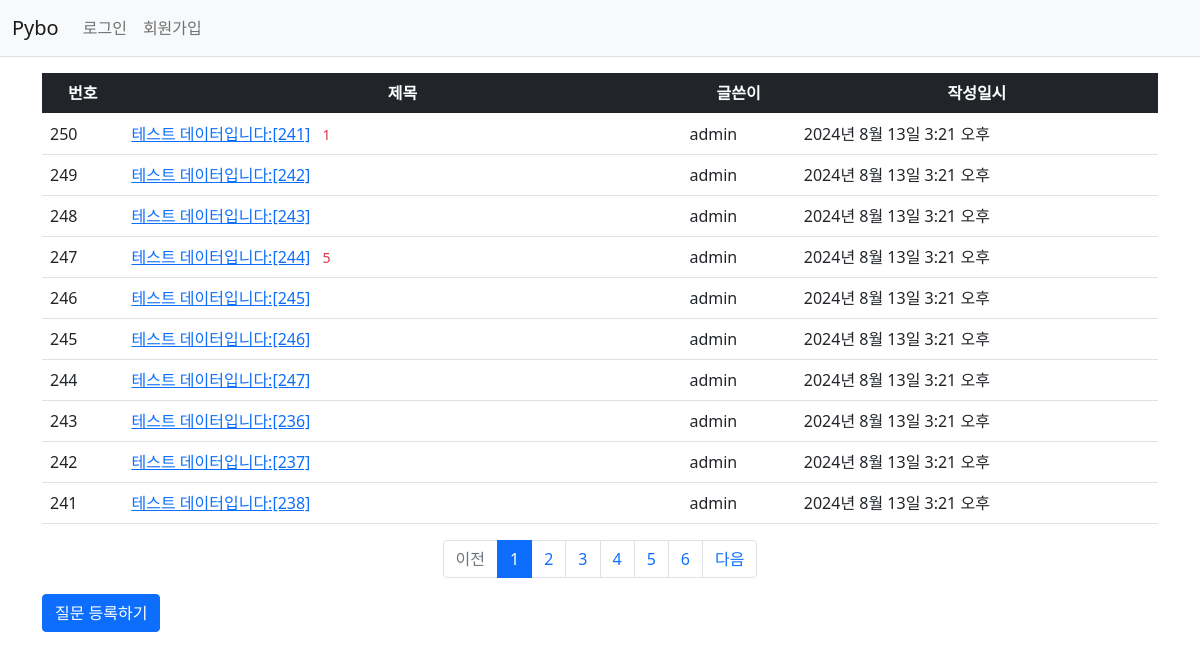
Screenshot of /pybo/ with the database file from the repository.
### pybo/models.py (models this page shows, shortened)
class Question(models.Model):
    author = models.ForeignKey(User, on_delete=models.CASCADE, related_name='author_question')
    subject = models.CharField(max_length=200)
    content = models.TextField()
    create_date = models.DateTimeField()
    modify_date = models.DateTimeField(null=True, blank=True)
    voter = models.ManyToManyField(User, related_name='voter_question') # 추천인 추가

### pybo/views/base_views.py (the view)
# urls.py: path('', base_views.index, name='index'),    # '/'에 해당하는 path
def index(request):
    page = request.GET.get('page', '1') #page
    question_list = Question.objects.order_by('-create_date')
    paginator = Paginator(question_list, 10) #페이지당 10개씩
    page_obj = paginator.get_page(page)
    context = {'question_list': page_obj}
    return render(request, 'pybo/question_list.html', context)

### pybo/templatetags/pybo_filter.py (called while the page is built)
@register.filter
def sub(value, arg):
    return value - arg

### templates/pybo/question_list.html (shortened to what this page needs)
{% extends 'base.html' %}
{% load pybo_filter %}
{% block content %}
<div class = "container my-3">
    <table class="table">
        <thead>
        <tr class="text-center table-dark">
            <th>번호</th>
            <th style="width:50%">제목</th>
            <th>글쓴이</th>
            <th>작성일시</th>
        </tr>
        </thead>
        <tbody>
        {% if question_list %}
        {% for question in question_list %}
        <tr>
            <td>
                {{ question_list.paginator.count|sub:question_list.start_index|sub:forloop.counter0|add:1 }}
            </td>
            <td>
                <a href="{%  url 'pybo:detail' question.id %}">{{ question.subject }}</a>
                {% if question.answer_set.count > 0 %}
                <span class="text-danger small mx-2">{{ question.answer_set.count }}</span>
                {% endif %}
            </td>
            <td>{{ question.author.username }}</td>
            <td>{{ question.create_date }}</td>
        </tr>
        {% endfor %}
        {% else %}
        <tr>
            <td colspan="4">질문이 없습니다.</td>
        </tr>
        {% endif %}
        </tbody>
    </table>
    <ul class="pagination justify-content-center">
        {% if question_list.has_previous %}
        <li class="page-item">
            <a class="page-link" href="?page={{ question_list.previous_page_number }}">이전</a>
        </li>
        {% else %}
        <li class="page-item disabled">
            <a class="page-link" tabindex="-1" aria-disabled="true" href="#">이전</a>
        </li>
        {% endif %}
        {% for page_number in question_list.paginator.page_range %}
        {% if page_number >= question_list.number|add:-5 and page_number <= question_list.number|add:5 %}
        {% if page_number == question_list.number %}
        <li class="page-item active" aria-current="page">
            <a class="page-link" href="?page={{ page_number }}">{{ page_number }}</a>
        </li>
        {% else %}
        <li class="page-item">
            <a class="page-link" href="?page={{ page_number }}">{{ page_number }}</a>
        </li>
        {% endif %}
        {% endif %}
        {% endfor %}
        {% if question_list.has_next %}
        <li class="page-item">
            <a class="page-link" href="?page={{ question_list.next_page_number }}">다음</a>
        </li>
        {% else %}
        <li class="page-item disabled">
            <a class="page-link" tabindex="-1" aria-disabled="true" href="#">다음</a>
        </li>
        {% endif %}
    </ul>
<a href="{% url 'pybo:question_create' %}" class="btn btn-primary">질문 등록하기</a>
</div>
{% endblock %}

### rows the page displays
Question: paginator.count|sub "250", subject "테스트 데이터입니다:[241]", answer_set.count "1", author.username "admin", create_date "2024년 8월 13일 3:21 오후"
Question: paginator.count|sub "249", subject "테스트 데이터입니다:[242]", author.username "admin", create_date "2024년 8월 13일 3:21 오후"
Question: paginator.count|sub "248", subject "테스트 데이터입니다:[243]", author.username "admin", create_date "2024년 8월 13일 3:21 오후"
Question: paginator.count|sub "247", subject "테스트 데이터입니다:[244]", answer_set.count "5", author.username "admin", create_date "2024년 8월 13일 3:21 오후"
Question: paginator.count|sub "246", subject "테스트 데이터입니다:[245]", author.username "admin", create_date "2024년 8월 13일 3:21 오후"
Question: paginator.count|sub "245", subject "테스트 데이터입니다:[246]", author.username "admin", create_date "2024년 8월 13일 3:21 오후"
Question: paginator.count|sub "244", subject "테스트 데이터입니다:[247]", author.username "admin", create_date "2024년 8월 13일 3:21 오후"
Question: paginator.count|sub "243", subject "테스트 데이터입니다:[236]", author.username "admin", create_date "2024년 8월 13일 3:21 오후"
Question: paginator.count|sub "242", subject "테스트 데이터입니다:[237]", author.username "admin", create_date "2024년 8월 13일 3:21 오후"
Question: paginator.count|sub "241", subject "테스트 데이터입니다:[238]", author.username "admin", create_date "2024년 8월 13일 3:21 오후"

### other values shown
{{ page_number }} "1"
{{ page_number }} "2" "3" "4" "5" "6"
